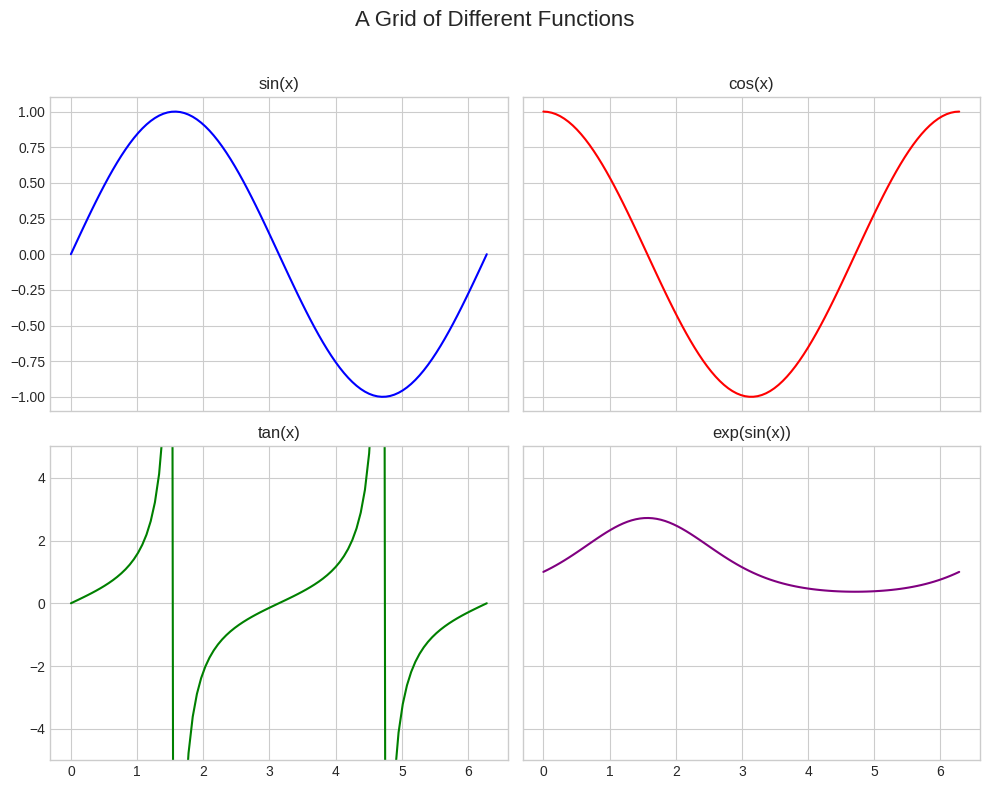

Source code (Python):
# Standard imports
import numpy as np
import pandas as pd
import matplotlib.pyplot as plt

# Set default style for a consistent look
plt.style.use('seaborn-v0_8-whitegrid')

# The recommended way: Use plt.subplots() to create a grid of plots
# This creates a 2x2 grid and shares the x-axis among plots in the same column
# and the y-axis among plots in the same row.
fig, axes = plt.subplots(2, 2, figsize=(10, 8), sharex='col', sharey='row')

# The 'axes' object is a 2D NumPy array. We can access each subplot by its index.
x = np.linspace(0, 2 * np.pi, 100)
axes[0, 0].plot(x, np.sin(x), color='b')
axes[0, 0].set_title('sin(x)')

axes[0, 1].plot(x, np.cos(x), color='r')
axes[0, 1].set_title('cos(x)')

axes[1, 0].plot(x, np.tan(x), color='g')
axes[1, 0].set_title('tan(x)')
axes[1, 0].set_ylim(-5, 5) # Limit tan(x) y-axis for better visibility

axes[1, 1].plot(x, np.exp(np.sin(x)), color='purple')
axes[1, 1].set_title('exp(sin(x))')

# Use a single suptitle for the entire figure
fig.suptitle('A Grid of Different Functions', fontsize=16)

# Automatically adjust layout
plt.tight_layout(rect=[0, 0, 1, 0.96]) # rect leaves space for the suptitle
plt.show()
